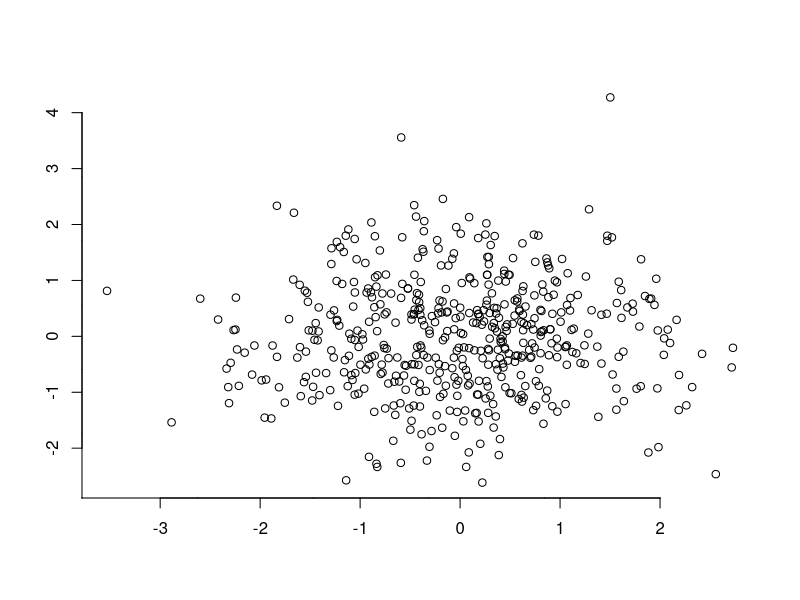

This figure's R source:

x <- rnorm(500)
y <- rnorm(500)

plot(x, y, axes = FALSE, xlab = "", ylab = "")
p.usr <- par()$usr
p.yaxp <- par()$yaxp
p.xaxp <- par()$xaxp

axis(1, xaxp = c(p.usr[1], p.xaxp[2], p.xaxp[3]), labels = FALSE, tcl = 0)
axis(1)

axis(2, yaxp = c(p.usr[3], p.yaxp[2], p.yaxp[3]), labels = FALSE, tcl = 0)
axis(2)